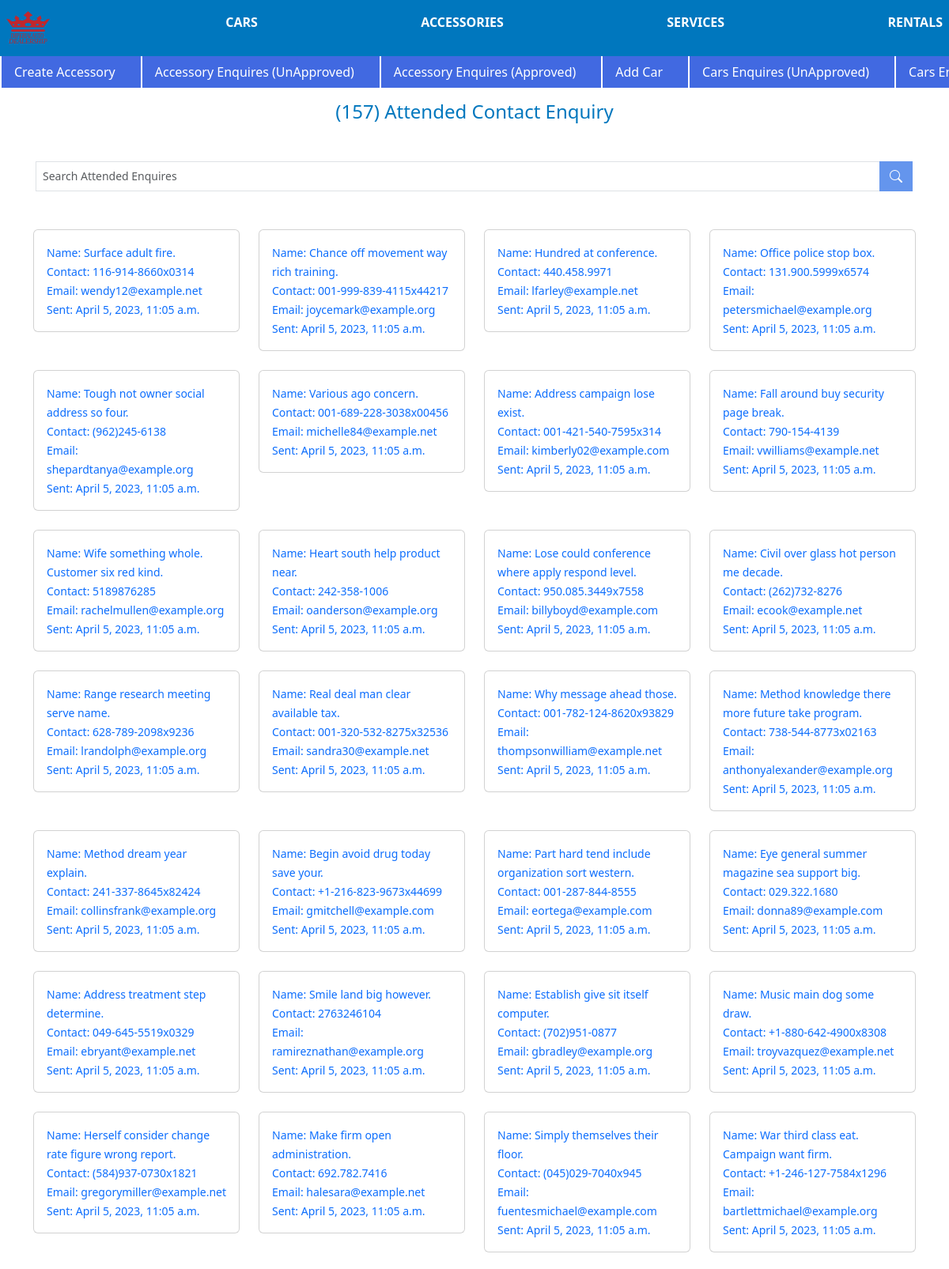
Page /our_services/list-contact-enquiry-attended-to/ (signed in, upper part) on the committed database.
### OurServices/models.py (models this page shows, shortened)
class ContactUsForEnquires(models.Model):
    phone_regex = RegexValidator(
        regex=r'^\+?[0-9]{1,3}?\s?\-?[0-9]{1,15}$',
        message="Phone number must be entered in the format: '+999 999999999'. Up to 15 digits allowed."
    )
    contact = models.CharField(validators=[phone_regex], max_length=17, null=True, blank=True)
    name = models.CharField(max_length = 100)
    enquiry = models.TextField()
    attended_to = models.BooleanField(default=False)
    email = models.EmailField()
    created = models.DateTimeField(auto_now_add=True)
    slug = models.SlugField(blank=True, null=True, editable=False)
    class Meta:
        verbose_name_plural = "Contact Us For Enquires"

### OurServices/views.py (the view)
class ListContactUsForEnquiresAttended(UserPassesTestMixin,  LoginRequiredMixin, ListView):
    model = ContactUsForEnquires
    context_object_name = 'contact_us'
    template_name = 'our_services/contact_enquiry/contact_enquiry_list_attended_to.html'
    paginate_by = 50
    def get_queryset(self):
        queryset = super().get_queryset()
        queryset = queryset.filter(attended_to=True).order_by('-created')
        return queryset
    def get_context_data(self, **kwargs):
        context = super().get_context_data(**kwargs)
        context['count'] = self.get_queryset().count()
        return context
    def test_func(self):
        user = self.request.user
        if user.is_staff or user.is_superuser:
            return True
        messages.warning(self.request, 'Not Authorized Permission Denied')
        return False

### templates/our_services/contact_enquiry/contact_enquiry_list_attended_to.html (shortened to what this page needs)
{% extends 'layout/index.html' %} {% block content %}
<h4 class="my-3 text-center nice-blue">({{count}}) Attended Contact Enquiry </h4>
<nav class="container mt-5 d-flex justify-content-center">
    <form action={% url 'search-contact-enquiry-attended-to' %} method='GET' class="d-flex justify-content-center search input-group  w-100 mx-1">
        <input class="form-control form-control-sm " type="search" name="q" placeholder="Search Attended Enquires" aria-label="Search" style="border-radius:0px">
        <button style="border-radius:0px" class="btn   navbar-bgc1 text-white search" type="submit"><i class="bi bi-search" ></i></button>
        <br>
    </form>
</nav>
<div class="container mt-5">
    <div class="row">
        {% for enquiry in contact_us %}
        <div class="col-lg-3 col-md-6 col-sm-12">
            <a class='link' href="{% url 'detail-contact-enquiry-to' enquiry.id enquiry.slug %}">
                <div class="col-md-4 w-100">
                    <div class="card mb-4 ">
                        <div class="card-body">
                            <small class="card-text">Name: {{enquiry.name}}</small> <br>
                            <small class="card-text">Contact: {{enquiry.contact}}</small> <br>
                            <small class="card-text">Email: {{enquiry.email}}</small> <br>
                            <small class="card-text">Sent: {{enquiry.created}}</small> <br>
                        </div>
                    </div>
                </div>
            </a>
        </div>
        {% endfor %}
    </div>
</div>
{% endblock %}

### rows in the picture
ContactUsForEnquires: name "Surface adult fire.", contact "116-914-8660x0314", email "wendy12@example.net", created "April 5, 2023, 11:05 a.m."
ContactUsForEnquires: name "Chance off movement way rich training.", contact "001-999-839-4115x44217", email "joycemark@example.org", created "April 5, 2023, 11:05 a.m."
ContactUsForEnquires: name "Hundred at conference.", contact "440.458.9971", email "lfarley@example.net", created "April 5, 2023, 11:05 a.m."
ContactUsForEnquires: name "Office police stop box.", contact "131.900.5999x6574", email "petersmichael@example.org", created "April 5, 2023, 11:05 a.m."
ContactUsForEnquires: name "Tough not owner social address so four.", contact "(962)245-6138", email "shepardtanya@example.org", created "April 5, 2023, 11:05 a.m."
ContactUsForEnquires: name "Various ago concern.", contact "001-689-228-3038x00456", email "michelle84@example.net", created "April 5, 2023, 11:05 a.m."
ContactUsForEnquires: name "Address campaign lose exist.", contact "001-421-540-7595x314", email "kimberly02@example.com", created "April 5, 2023, 11:05 a.m."
ContactUsForEnquires: name "Fall around buy security page break.", contact "790-154-4139", email "vwilliams@example.net", created "April 5, 2023, 11:05 a.m."
ContactUsForEnquires: name "Wife something whole. Customer six red kind.", contact "5189876285", email "rachelmullen@example.org", created "April 5, 2023, 11:05 a.m."
ContactUsForEnquires: name "Heart south help product near.", contact "242-358-1006", email "oanderson@example.org", created "April 5, 2023, 11:05 a.m."
ContactUsForEnquires: name "Lose could conference where apply respond level.", contact "950.085.3449x7558", email "billyboyd@example.com", created "April 5, 2023, 11:05 a.m."
ContactUsForEnquires: name "Civil over glass hot person me decade.", contact "(262)732-8276", email "ecook@example.net", created "April 5, 2023, 11:05 a.m."
ContactUsForEnquires: name "Range research meeting serve name.", contact "628-789-2098x9236", email "lrandolph@example.org", created "April 5, 2023, 11:05 a.m."
ContactUsForEnquires: name "Real deal man clear available tax.", contact "001-320-532-8275x32536", email "sandra30@example.net", created "April 5, 2023, 11:05 a.m."
ContactUsForEnquires: name "Why message ahead those.", contact "001-782-124-8620x93829", email "thompsonwilliam@example.net", created "April 5, 2023, 11:05 a.m."
ContactUsForEnquires: name "Method knowledge there more future take program.", contact "738-544-8773x02163", email "anthonyalexander@example.org", created "April 5, 2023, 11:05 a.m."
ContactUsForEnquires: name "Method dream year explain.", contact "241-337-8645x82424", email "collinsfrank@example.org", created "April 5, 2023, 11:05 a.m."
ContactUsForEnquires: name "Begin avoid drug today save your.", contact "+1-216-823-9673x44699", email "gmitchell@example.com", created "April 5, 2023, 11:05 a.m."
ContactUsForEnquires: name "Part hard tend include organization sort western.", contact "001-287-844-8555", email "eortega@example.com", created "April 5, 2023, 11:05 a.m."
ContactUsForEnquires: name "Eye general summer magazine sea support big.", contact "029.322.1680", email "donna89@example.com", created "April 5, 2023, 11:05 a.m."
ContactUsForEnquires: name "Address treatment step determine.", contact "049-645-5519x0329", email "ebryant@example.net", created "April 5, 2023, 11:05 a.m."
ContactUsForEnquires: name "Smile land big however.", contact "2763246104", email "ramireznathan@example.org", created "April 5, 2023, 11:05 a.m."
ContactUsForEnquires: name "Establish give sit itself computer.", contact "(702)951-0877", email "gbradley@example.org", created "April 5, 2023, 11:05 a.m."
ContactUsForEnquires: name "Music main dog some draw.", contact "+1-880-642-4900x8308", email "troyvazquez@example.net", created "April 5, 2023, 11:05 a.m."
ContactUsForEnquires: name "Herself consider change rate figure wrong report.", contact "(584)937-0730x1821", email "gregorymiller@example.net", created "April 5, 2023, 11:05 a.m."
ContactUsForEnquires: name "Make firm open administration.", contact "692.782.7416", email "halesara@example.net", created "April 5, 2023, 11:05 a.m."
ContactUsForEnquires: name "Simply themselves their floor.", contact "(045)029-7040x945", email "fuentesmichael@example.com", created "April 5, 2023, 11:05 a.m."
ContactUsForEnquires: name "War third class eat. Campaign want firm.", contact "+1-246-127-7584x1296", email "bartlettmichael@example.org", created "April 5, 2023, 11:05 a.m."

### other values in the picture
{{ count }} "157"
